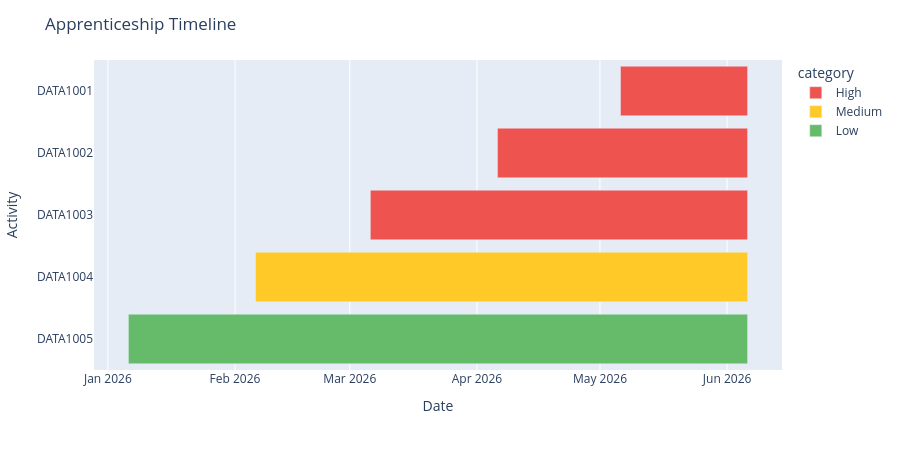

The cell this chart's notebook holds for it:
### Code cell
# filter to only include rows which include time taken in assessment
fig = px.timeline(
    df_assessment,
    x_start="date_released",
    x_end="date_due",
    y="module_code",
    color="category",
    hover_name="module_code",
    color_discrete_map={"Low": "#66bb6a", "Medium": "#ffca28", "High": "#ef5350"},
)

fig.update_yaxes(autorange="reversed")

fig.update_layout(
    title="Apprenticeship Timeline",
    xaxis_title="Date",
    yaxis_title="Activity",
    height=450,
)

fig.show()

### Figure 1 — Plotly figure (JSON) as saved in the notebook; plotly's stock layout.template omitted (floating-point values rounded to 4 significant figures)
{"data": [{"base": ["2026-05-06T00:00:00.000000000", "2026-04-06T00:00:00.000000000", "2026-03-06T00:00:00.000000000"], "hovertemplate": "<b>%{hovertext}</b><br><br>category=High<br>date_released=%{base}<br>date_due=%{x}<br>module_code=%{y}<extra></extra>", "hovertext": ["DATA1001", "DATA1002", "DATA1003"], "legendgroup": "High", "marker": {"color": "#ef5350", "pattern": {"shape": ""}}, "name": "High", "orientation": "h", "showlegend": true, "textposition": "auto", "type": "bar", "x": [2678400000, 5270400000, 7948800000], "xaxis": "x", "y": ["DATA1001", "DATA1002", "DATA1003"], "yaxis": "y"}, {"base": ["2026-02-06T00:00:00.000000000"], "hovertemplate": "<b>%{hovertext}</b><br><br>category=Medium<br>date_released=%{base}<br>date_due=%{x}<br>module_code=%{y}<extra></extra>", "hovertext": ["DATA1004"], "legendgroup": "Medium", "marker": {"color": "#ffca28", "pattern": {"shape": ""}}, "name": "Medium", "orientation": "h", "showlegend": true, "textposition": "auto", "type": "bar", "x": [10368000000], "xaxis": "x", "y": ["DATA1004"], "yaxis": "y"}, {"base": ["2026-01-06T00:00:00.000000000"], "hovertemplate": "<b>%{hovertext}</b><br><br>category=Low<br>date_released=%{base}<br>date_due=%{x}<br>module_code=%{y}<extra></extra>", "hovertext": ["DATA1005"], "legendgroup": "Low", "marker": {"color": "#66bb6a", "pattern": {"shape": ""}}, "name": "Low", "orientation": "h", "showlegend": true, "textposition": "auto", "type": "bar", "x": [13046400000], "xaxis": "x", "y": ["DATA1005"], "yaxis": "y"}], "layout": {"barmode": "overlay", "height": 450, "legend": {"title": {"text": "category"}, "tracegroupgap": 0}, "margin": {"t": 60}, "title": {"text": "Apprenticeship Timeline"}, "xaxis": {"anchor": "y", "domain": [0, 1], "title": {"text": "Date"}, "type": "date"}, "yaxis": {"anchor": "x", "autorange": "reversed", "domain": [0, 1], "title": {"text": "Activity"}}}}
